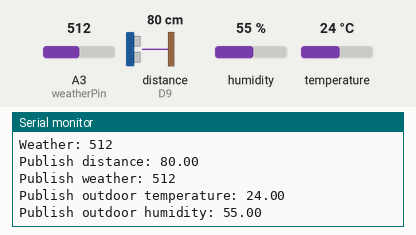
Recording of a sketch running on a simulated Arduino MKR. On the bench: the last lines printed to the serial monitor. Wiring (inferred from the names in the program): ultrasonic range finder: trigger D8; echo D9. The inputs (shaded band) are chosen by the test bench; at power-on: distance to the obstacle (sensor on D9) 80 cm, humidity 55 %, A3 (weatherPin) = 512, temperature 24 °C. The echo pulse lasts 58.3 µs per cm; WiFi joins after 1.5 s; servers stay silent unless stated; random numbers use the default seed unless the sketch sets one; no MQTT or app messages arrive unless stated; not simulated (calls return 0 or success): secret.h.

Above: at 2.7 s.
2.8 s: distance to the obstacle (sensor on D9) set to 2 cm
4.3 s: humidity set to 22 %
At 5.4 s:
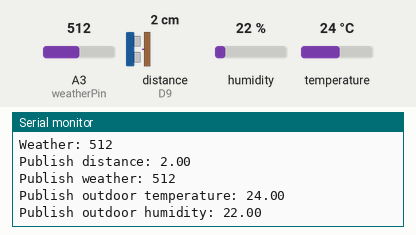
5.8 s: A3 (weatherPin) set to 716
At 6.9 s:
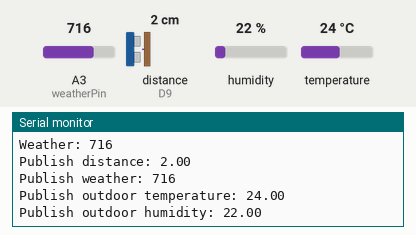
7.3 s: temperature set to 12 °C
At 8.4 s:
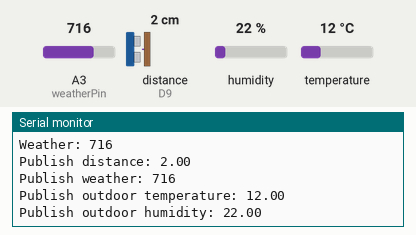
8.8 s: distance to the obstacle (sensor on D9) set to 4 cm
10.3 s: A3 (weatherPin) set to 992
At 11.3 s:
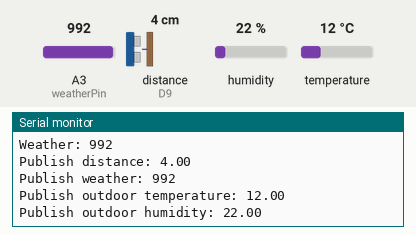
Timing chart, 0 to 12.8 s (numbered marks = the images above; inputs shaded):
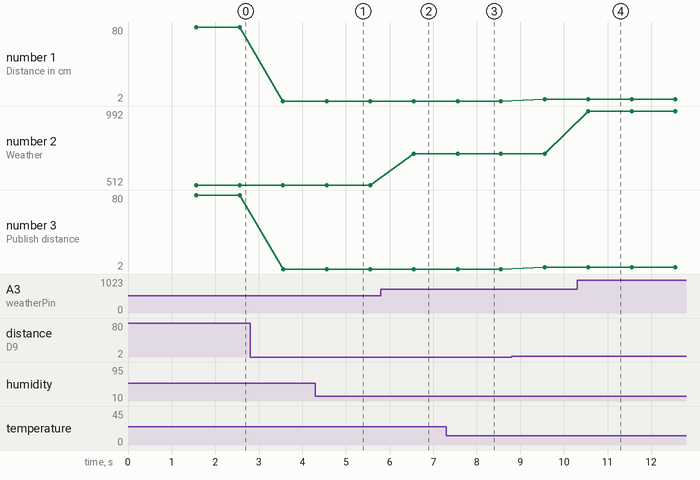

Measured:
- after the input at 4.3 s, the serial monitor: prints a new line after 0.26 s (image 1)
- after the input at 5.8 s, the serial monitor: prints a new line after 0.76 s (image 2)
- after the input at 7.3 s, the serial monitor: prints a new line after 0.26 s (image 3)
- after the input at 10.3 s, the serial monitor: prints a new line after 0.26 s (image 4)
- plotted number 1: 80 → 2 after the input at 2.8 s, 2 → 4 after the input at 8.8 s
- plotted number 2: 512 → 716 after the input at 5.8 s, 716 → 992 after the input at 10.3 s
- plotted number 3: 80 → 2 after the input at 2.8 s, 2 → 4 after the input at 8.8 s

The sketch:

outdoorMQTT_Complete.ino
```cpp
#include <WiFiNINA.h>
#include <ArduinoMqttClient.h>
#include "secret.h"

#include "DHT.h"
#include <Wire.h>
#define DHToutdoor 7
#define DHTTYPE DHT22
DHT dhtout(DHToutdoor, DHTTYPE);

#define trigPin 8
#define echoPin 9

#define weatherPin A3

int port = 1884;
const char* ssid = SECRET_SSID;
const char* password = SECRET_PASS;
const char* mqtt_server = SECRET_MQTTURL;
const char* mqttuser = SECRET_MQTTUSER;
const char* mqttpass = SECRET_MQTTPASS;

const char topic1[]  = SECRET_MQTTTOPIC1;
const char topic2[]  = SECRET_MQTTTOPIC2;
const char topic3[]  = SECRET_MQTTTOPIC3;
const char topic4[]  = SECRET_MQTTTOPIC4;

WiFiClient wifiClient;
MqttClient mqttClient(wifiClient);

//set interval for sending messages (milliseconds)
const long interval = 1000;
unsigned long previousMillis = 0;

int count = 0;

void setup() {
  //Initialize serial and wait for port to open:
  Serial.begin(9600);

  //connect to wifi
  connectWiFi();

  //connect to MQTT
  connectMQTT();

  pinMode(trigPin, OUTPUT);
  pinMode(echoPin, INPUT);
  dhtout.begin();
}

void loop() {
  // call poll() regularly to allow the library to send MQTT keep alive which
  // avoids being disconnected by the broker
  mqttClient.poll();

  unsigned long currentMillis = millis();

  //The message will only be published every 1 sec for demonstration
  if (currentMillis - previousMillis >= interval) {
    // save the last time a message was sent
    previousMillis = currentMillis;

    double hout = round((dhtout.readHumidity())*10)/10;
    // Read temperature as Celsius
    double tout = round((dhtout.readTemperature())*10)/10;

    Serial.print(F("Outdoor Humidity: "));
    Serial.print(hout);
    Serial.print(F("%  Outdoor Temperature: "));
    Serial.print(tout);
    Serial.println(F("°C "));


    digitalWrite(trigPin, LOW);
    delayMicroseconds(2);

    digitalWrite(trigPin, HIGH);
    delayMicroseconds(10);
    digitalWrite(trigPin, LOW);

    //Get the distance between the rangefinder and the object on top of it
    long duration = pulseIn(echoPin, HIGH);
    float distance = 34400 *duration/2000000;
    Serial.print("Distance in cm: ");
    Serial.println(distance);

    //Get the brightness of the surrounding from the phtotransistor
    int WeatherValue = analogRead(weatherPin);
    Serial.print("Weather: ");
    Serial.println(WeatherValue);

    //pubish sensor data to MQTT
    mqttClient.beginMessage(topic1);
    Serial.print("Publish distance: ");
    Serial.println(distance);
    mqttClient.print(distance);
    mqttClient.endMessage();

    mqttClient.beginMessage(topic2);
    Serial.print("Publish weather: ");
    Serial.println(WeatherValue);
    mqttClient.print(WeatherValue);
    mqttClient.endMessage();

    mqttClient.beginMessage(topic3);
    Serial.print("Publish outdoor temperature: ");
    Serial.println(tout);
    mqttClient.print(tout);
    mqttClient.endMessage();

    mqttClient.beginMessage(topic4);
    Serial.print("Publish outdoor humidity: ");
    Serial.println(hout);
    mqttClient.print(hout);
    mqttClient.endMessage();
  }
}

//Connect to WiFi
void connectWiFi(){
  Serial.print("Attempting to connect to WPA SSID: ");
  Serial.println(ssid);

  //if it is not connected try again
  while (WiFi.begin(ssid, password) != WL_CONNECTED) {
    // failed, retry
    Serial.print(".");
    delay(100);
  }

  Serial.println("You're connected to the network");
  Serial.println();
}

//Connect to MQTT
void connectMQTT(){
    Serial.print("Attempting to connect to the MQTT broker: ");
  Serial.println(mqtt_server);
    // Create a random client ID
  String clientId = "UnoWiFIiClient-";
  clientId += String(random(0xffff), HEX);
  //Set the client ID, MQTT username and password
  mqttClient.setId(clientId);
  mqttClient.setUsernamePassword(mqttuser, mqttpass);

  //if it is not connected, try again
  if (!mqttClient.connect(mqtt_server, port)) {
    Serial.print("MQTT connection failed! Error code = ");
    Serial.println(mqttClient.connectError());

    while (1);
  }

  Serial.println("You're connected to the MQTT broker!");
  Serial.println();
}
```
